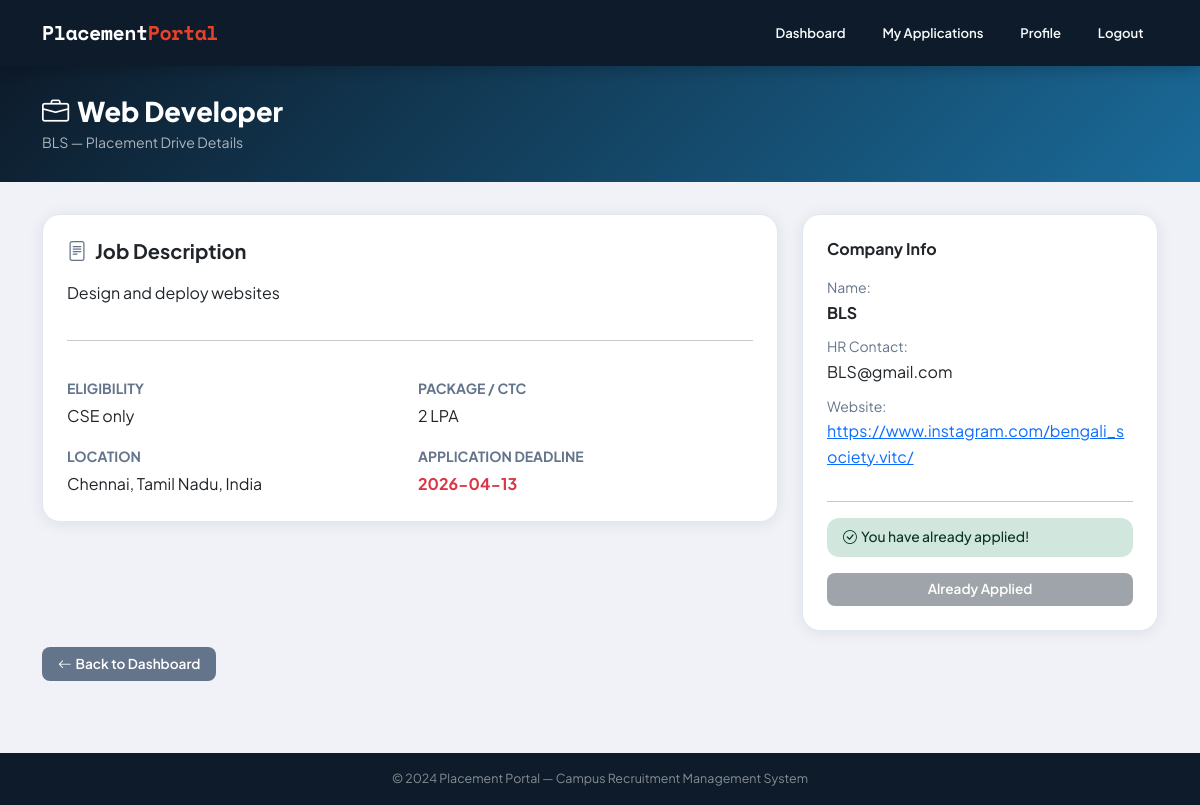
The app's page /student/drive/1 (signed in) with its own data.
### models.py (models this page shows)
class Drive(db.Model):
    id = db.Column(db.Integer, primary_key=True)
    company_id = db.Column(db.Integer, db.ForeignKey('company.id'))
    job_title = db.Column(db.String(100))
    description = db.Column(db.String(1000))
    eligibility = db.Column(db.String(200))
    deadline = db.Column(db.String(50))
    package = db.Column(db.String(50), nullable=True)
    location = db.Column(db.String(100), nullable=True)
    approved = db.Column(db.Boolean, default=False)
    closed = db.Column(db.Boolean, default=False)
    created_at = db.Column(db.DateTime, default=datetime.utcnow)
    company = db.relationship('Company', backref='drives')

class Company(db.Model):
    id = db.Column(db.Integer, primary_key=True)
    name = db.Column(db.String(100), unique=True)
    hr_contact = db.Column(db.String(100))
    website = db.Column(db.String(200))
    description = db.Column(db.String(500), nullable=True)
    password = db.Column(db.String(200))
    approved = db.Column(db.Boolean, default=False)
    blacklisted = db.Column(db.Boolean, default=False)
    created_at = db.Column(db.DateTime, default=datetime.utcnow)

### student.py (the view)
@student_bp.route("/drive/<int:id>")
def drive_details(id):
    if "student" not in session:
        return redirect("/")
    drive = Drive.query.get_or_404(id)
    student_id = session["student"]
    already_applied = Application.query.filter_by(student_id=student_id, drive_id=id).first()
    return render_template("student/drive_details.html",
        drive=drive, already_applied=already_applied)

### templates/student/drive_details.html (shortened to what this page needs)
{% extends "base.html" %}
{% block content %}
<div class="page-header">
  <div class="container">
    <h1><i class="bi bi-briefcase me-2"></i>{{ drive.job_title }}</h1>
    <p>{{ drive.company.name if drive.company else 'Company' }} &mdash; Placement Drive Details</p>
  </div>
</div>
<div class="container pb-4">
  <div class="row g-4">
    <div class="col-lg-8">
      <div class="card p-4">
        <h5 class="fw-bold mb-3"><i class="bi bi-file-text me-2 text-muted"></i>Job Description</h5>
        <p style="line-height:1.8;">{{ drive.description }}</p>
        <hr>
        <div class="row g-3 mt-1">
          <div class="col-md-6">
            <div class="text-muted small fw-bold text-uppercase mb-1">Eligibility</div>
            <div>{{ drive.eligibility }}</div>
          </div>
          <div class="col-md-6">
            <div class="text-muted small fw-bold text-uppercase mb-1">Package / CTC</div>
            <div>{{ drive.package or 'Not specified' }}</div>
          </div>
          <div class="col-md-6">
            <div class="text-muted small fw-bold text-uppercase mb-1">Location</div>
            <div>{{ drive.location or 'Not specified' }}</div>
          </div>
          <div class="col-md-6">
            <div class="text-muted small fw-bold text-uppercase mb-1">Application Deadline</div>
            <div class="fw-bold text-danger">{{ drive.deadline }}</div>
          </div>
        </div>
      </div>
    </div>
    <div class="col-lg-4">
      <div class="card p-4">
        <h6 class="fw-bold mb-3">Company Info</h6>
        {% if drive.company %}
        <div class="mb-2"><span class="text-muted small">Name:</span><br><strong>{{ drive.company.name }}</strong></div>
        <div class="mb-2"><span class="text-muted small">HR Contact:</span><br>{{ drive.company.hr_contact }}</div>
        {% if drive.company.website %}
        <div class="mb-3"><span class="text-muted small">Website:</span><br>
          <a href="{{ drive.company.website }}" target="_blank">{{ drive.company.website }}</a>
        </div>
        {% endif %}
        {% endif %}
        <hr>
        {% if already_applied %}
        <div class="alert alert-success py-2 small mb-3"><i class="bi bi-check-circle me-1"></i>You have already applied!</div>
        <button class="btn btn-secondary w-100" disabled>Already Applied</button>
        {% elif drive.closed %}
        <div class="alert alert-warning py-2 small mb-3"><i class="bi bi-x-circle me-1"></i>This drive is closed.</div>
        <button class="btn btn-secondary w-100" disabled>Drive Closed</button>
        {% else %}
        <a href="/student/apply/{{ drive.id }}" class="btn btn-success w-100 py-2">
          <i class="bi bi-send-fill me-2"></i>Apply Now
        </a>
        {% endif %}
      </div>
    </div>
  </div>
  <div class="mt-3">
    <a href="/student/dashboard" class="btn btn-secondary"><i class="bi bi-arrow-left me-1"></i>Back to Dashboard</a>
  </div>
</div>
{% endblock %}

### static/css/style.css (style rules this page uses)
:root { --primary: #0d1b2a; --secondary: #1b2838; --accent: #1a6b9a; --highlight: #e8422a; --success: #1db954; --warning: #f5a623; --danger: #c0392b; --info: #2980b9; --light-bg: #f0f2f8; --card-bg: #ffffff; --text-main: #0d1b2a; --text-muted: #64748b; --border: #e2e8f0; --shadow: 0 2px 16px rgba(13,27,42,0.08); --shadow-lg: 0 8px 32px rgba(13,27,42,0.15); --radius: 12px; --radius-lg: 18px; }
*, *::before, *::after { box-sizing: border-box; margin: 0; padding: 0; }
body { font-family: 'Plus Jakarta Sans', sans-serif; background: var(--light-bg); color: var(--text-main); min-height: 100vh; line-height: 1.6; }
.page-header { background: linear-gradient(135deg, var(--primary) 0%, var(--accent) 100%); color: #fff; padding: 1.8rem 0; margin-bottom: 2rem; }
.page-header h1 { font-size: 1.7rem; font-weight: 800; margin-bottom: 0.2rem; }
.page-header p { opacity: 0.65; font-size: 0.88rem; margin: 0; }
.card { border: 1px solid var(--border); border-radius: var(--radius-lg); box-shadow: var(--shadow); background: var(--card-bg); transition: box-shadow 0.2s; }
.btn { border-radius:8px; font-weight:600; font-size:0.85rem; padding:0.42rem 1rem; transition:all 0.18s; border:none; }
.btn-secondary { background:#64748b; color:#fff; }
.alert { border:none; border-radius:12px; font-size:0.87rem; font-weight:500; }
.text-muted { color:var(--text-muted) !important; }

### records on screen
Drive: job_title "Web Developer", description "Design and deploy websites", eligibility "CSE only", package "2 LPA", location "Chennai, Tamil Nadu, India", deadline "2026-04-13"
Company: company "BLS", company.name "BLS", company.hr_contact "BLS@gmail.com", company.website "https://www.instagram.com/bengali_society.vitc/"
